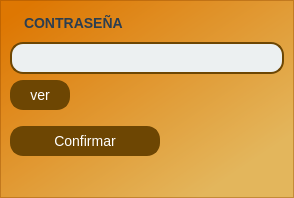
<?xml version="1.0" encoding="UTF-8"?>
<ui version="4.0">
 <class>Dialog</class>
 <widget class="QDialog" name="Dialog">
  <property name="geometry">
   <rect>
    <x>0</x>
    <y>0</y>
    <width>294</width>
    <height>198</height>
   </rect>
  </property>
  <property name="maximumSize">
   <size>
    <width>350</width>
    <height>350</height>
   </size>
  </property>
  <property name="windowTitle">
   <string>Dialog</string>
  </property>
  <property name="styleSheet">
   <string notr="true">background-color: qlineargradient(spread:pad, x1:0, y1:0, x2:1, y2:1, stop:0.0625 rgba(243, 135, 4, 255), stop:0.835227 rgba(252, 238, 151, 255));</string>
  </property>
  <layout class="QGridLayout" name="gridLayout">
   <property name="leftMargin">
    <number>0</number>
   </property>
   <property name="topMargin">
    <number>0</number>
   </property>
   <property name="rightMargin">
    <number>0</number>
   </property>
   <property name="bottomMargin">
    <number>0</number>
   </property>
   <property name="horizontalSpacing">
    <number>0</number>
   </property>
   <item row="0" column="0">
    <widget class="QFrame" name="frame">
     <property name="styleSheet">
      <string notr="true">QFrame{
	color: rgb(109, 70, 3);
	background-color: rgba(188, 94, 0,100);

}
QLineEdit {
    border: 2px solid rgb(109, 70, 3); /* Borde */
    border-radius: 13px; /* Radio de borde */
    padding: 5px; /* Espaciado interno */
    font-size: 14px; /* Tamaño de fuente */
    font-family: Arial, sans-serif; /* Fuente */
    color: #2c3e50; /* Color del texto */
    background-color: #ecf0f1; /* Color de fondo */
}

/* Estilo para QPushButton */
QPushButton {
    border: 2px solid  rgb(109, 70, 3); /* Borde */
    border-radius: 13px; /* Radio de borde */
    padding: 5px 10px; /* Espaciado interno */
    font-size: 14px; /* Tamaño de fuente */
    font-family: Arial, sans-serif; /* Fuente */
    color: #ffffff; /* Color del texto */
    background-color:  rgb(109, 70, 3); /* Color de fondo */
}

/* Estilo para QPushButton cuando se presiona */
QPushButton:pressed {
    background-color:  rgba(109, 70, 3,200); /* Cambio de color al presionar */
}

/* Estilo para QPushButton cuando el cursor está encima */
QPushButton:hover {
    background-color: rgba(109, 70, 3,150); /* Cambio de color al pasar el cursor */
    border: 2px solid  rgba(109, 70, 3,150); /* Cambio de borde al pasar el cursor */
}

/* Estilo para QComboBox */
QComboBox {
    border: 2px solid rgb(109, 70, 3); /* Borde */
    border-radius: 13px; /* Radio de borde */
    padding: 5px; /* Espaciado interno */
    font-size: 14px; /* Tamaño de fuente */
    font-family: Arial, sans-serif; /* Fuente */
    color: #2c3e50; /* Color del texto */
    background-color: #ecf0f1; /* Color de fondo */
}

/* Estilo para QComboBox cuando se despliega */
QComboBox::drop-down {
    subcontrol-origin: padding;
    subcontrol-position: right;
    width: 20px; /* Ancho del botón desplegable */
    border-left-width: 0px; /* Sin borde a la izquierda del botón */
    border-top-right-radius: 5px; /* Radio de borde superior derecho */
    border-bottom-right-radius: 5px; /* Radio de borde inferior derecho */
    background-color: rgb(109, 70, 3); /* Color de fondo del botón desplegable */
}

/* Estilo para QComboBox cuando se despliega y se presiona */
QComboBox::down-arrow {
    width: 15px; /* Ancho del icono */
    height: 15px; /* Alto del icono */
    padding-right: 5px; /* Espaciado a la derecha del icono */
}
QLabel{
color: #2c3e50; /* Color del texto */
    font-size: 14px; /* Tamaño de fuente */
    font-weight: bold; /* Negrita */
    font-family: Arial, sans-serif; /* Fuente */
    background-color: transparent; /* Color de fondo */

    border-radius: 13px; /* Radio de borde */
    padding: 5px 10px; /* Espaciado interno */
}
</string>
     </property>
     <property name="frameShape">
      <enum>QFrame::StyledPanel</enum>
     </property>
     <property name="frameShadow">
      <enum>QFrame::Raised</enum>
     </property>
     <layout class="QVBoxLayout" name="verticalLayout">
      <item>
       <widget class="QLabel" name="label">
        <property name="text">
         <string>CONTRASEÑA</string>
        </property>
       </widget>
      </item>
      <item>
       <widget class="QLineEdit" name="lineEdit"/>
      </item>
      <item>
       <widget class="QPushButton" name="pushButton_2">
        <property name="minimumSize">
         <size>
          <width>50</width>
          <height>0</height>
         </size>
        </property>
        <property name="maximumSize">
         <size>
          <width>60</width>
          <height>16777215</height>
         </size>
        </property>
        <property name="styleSheet">
         <string notr="true"/>
        </property>
        <property name="text">
         <string>ver</string>
        </property>
       </widget>
      </item>
      <item>
       <spacer name="verticalSpacer">
        <property name="orientation">
         <enum>Qt::Vertical</enum>
        </property>
        <property name="sizeType">
         <enum>QSizePolicy::Fixed</enum>
        </property>
        <property name="sizeHint" stdset="0">
         <size>
          <width>20</width>
          <height>10</height>
         </size>
        </property>
       </spacer>
      </item>
      <item>
       <widget class="QPushButton" name="pushButton">
        <property name="maximumSize">
         <size>
          <width>150</width>
          <height>16777215</height>
         </size>
        </property>
        <property name="text">
         <string>Confirmar</string>
        </property>
       </widget>
      </item>
      <item>
       <spacer name="verticalSpacer_2">
        <property name="orientation">
         <enum>Qt::Vertical</enum>
        </property>
        <property name="sizeHint" stdset="0">
         <size>
          <width>20</width>
          <height>40</height>
         </size>
        </property>
       </spacer>
      </item>
     </layout>
    </widget>
   </item>
  </layout>
 </widget>
 <resources>
  <include location="../imgs/Recursos.qrc"/>
 </resources>
 <connections/>
</ui>
